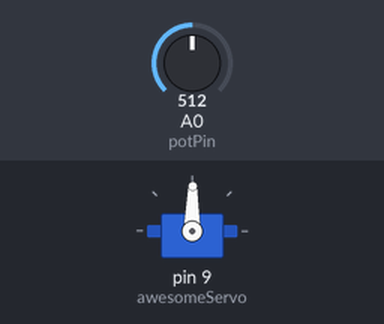
Bench run of a sketch on a simulated Arduino Uno, built with avr-gcc and run on an emulated ATmega328P. Parts: servo. The test bench sets the inputs (shaded band); at power-on: A0 (potPin) = 512.

Above: at 1.2 s.
1.3 s: A0 (potPin) set to 716
At 2.2 s:
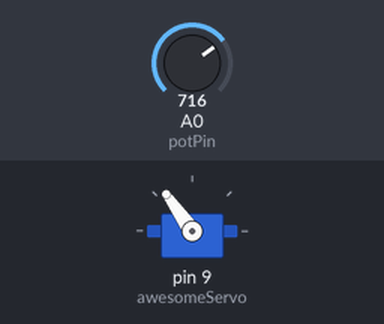
2.8 s: A0 (potPin) set to 900
At 4.0 s:
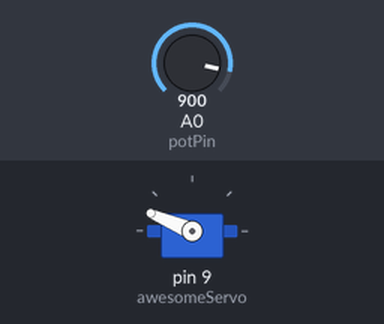
4.3 s: A0 (potPin) set to 1023
At 5.4 s:
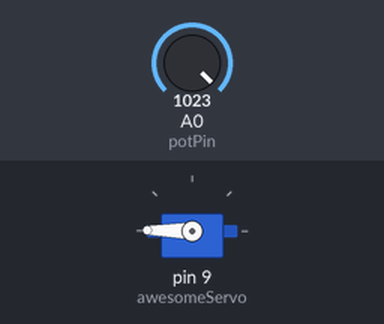
5.8 s: A0 (potPin) set to 306
At 6.3 s:
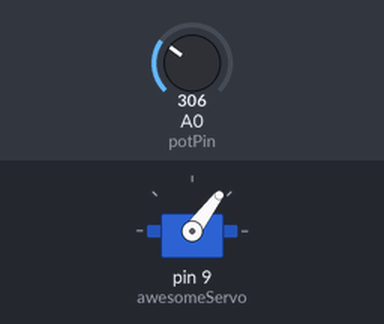
7.3 s: A0 (potPin) set to 122
At 8.5 s:
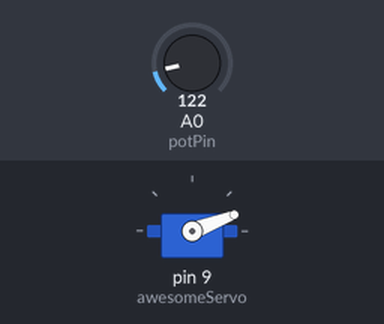
8.8 s: A0 (potPin) set to 511
At 9.8 s:
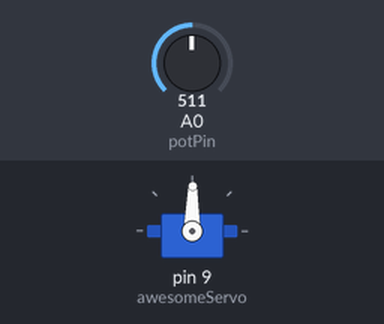
Timing chart, 0 to 11.3 s (numbered marks = the images above; inputs shaded):
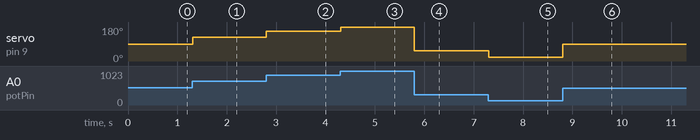

The sketch:

basic_servo.ino
```cpp
#include <Servo.h>

Servo awesomeServo;

int const potPin = A0;
int potVal;
int angle;

void setup() {
  awesomeServo.attach(9);
}

void loop() {
  potVal = analogRead(potPin);
  Serial.print("potVal: ");
  Serial.print(potVal);

  angle = map(potVal, 0, 1023, 0, 179);
  Serial.print(", angle: ");
  Serial.println(angle);
  awesomeServo.write(angle);
  delay(15);
}
```

Measured:
- after the input at 1.3 s, servo on pin 9 (awesomeServo): 89° → 125° at once
- after the input at 2.8 s, servo on pin 9 (awesomeServo): 125° → 157° at once
- after the input at 4.3 s, servo on pin 9 (awesomeServo): 157° → 179° at once
- after the input at 5.8 s, servo on pin 9 (awesomeServo): 179° → 53° at once
- after the input at 7.3 s, servo on pin 9 (awesomeServo): 53° → 21° at once
- after the input at 8.8 s, servo on pin 9 (awesomeServo): 21° → 89° at once
